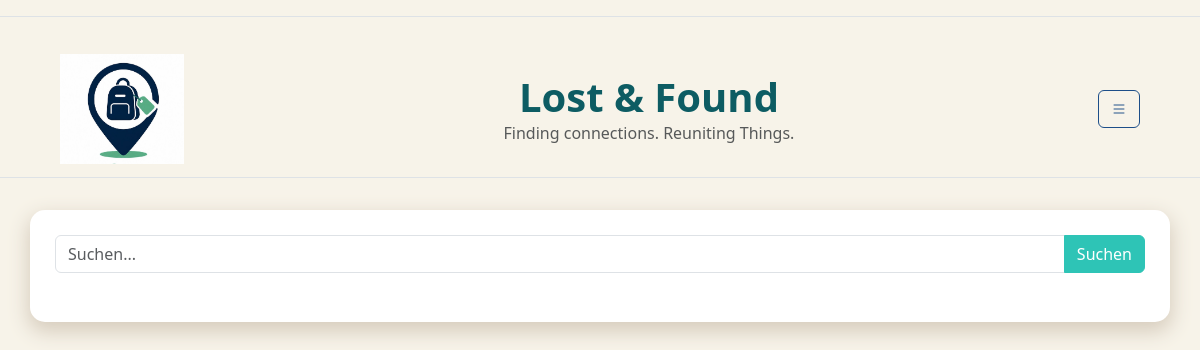
The page /home (signed in) on the database as committed earlier.
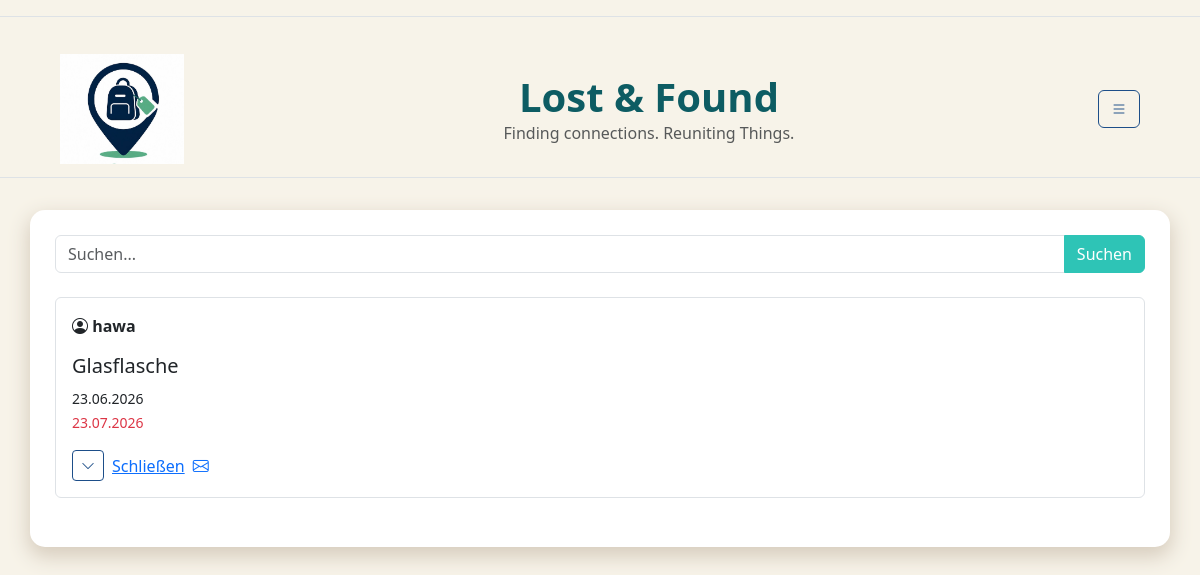
The same page on the database as committed later.
### db.py (models this page shows)
class Post(db.Model):
    __tablename__ = "post"
    post_id = db.Column(db.Integer,primary_key=True)
    user_id = db.Column(db.Integer,db.ForeignKey("standardUser.user_id"))
    fundbuero_id = db.Column(db.Integer,db.ForeignKey("fundbuero.fundbuero_id"))
    titel = db.Column(db.String,nullable=False)
    meldedatum = db.Column(db.Date)
    verlustdatum = db.Column(db.Date)
    ablaufdatum = db.Column(db.Date)
    schliessdatum = db.Column(db.Date)
    verlustort = db.Column(db.String)
    beschreibung = db.Column(db.Text)
    status = db.Column(db.String,default="laufend")
    views = db.Column(db.Integer,default=0 )
    user = db.relationship("StandardUser",back_populates="posts")
    fundbuero = db.relationship("Fundbuero",back_populates="posts")

class StandardUser(db.Model):
    __tablename__ = "standardUser"
    user_id = db.Column( db.Integer, primary_key=True )
    campus_id = db.Column( db.String, db.ForeignKey("campus.campus_id") )
    name = db.Column( db.String)
    benutzername = db.Column( db.String, unique=True)
    telefonnummer = db.Column(db.String)
    standardtext = db.Column(db.Text)
    passwort = db.Column(db.String,nullable=False)
    hwr_mail = db.Column(db.String, unique=True,nullable=False )
    is_admin = db.Column(db.Boolean, default=False)
    campus = db.relationship("Campus",back_populates="users")
    posts = db.relationship( "Post",back_populates="user")

### app.py (the view)
@app.route("/home", methods=["GET", "POST"])
def home():
    if "user_id" not in session:
        flash("Bitte zuerst einloggen!", "warning")
        return redirect(url_for("login"))
    form = forms.Suchleiste()
    user = db.session.get(StandardUser,session["user_id"])
    posts = db.session.execute(db.select(Post).where(Post.ablaufdatum>=date.today(), Post.status == "laufend")
                           ).scalars()
    return render_template("home.html", posts=posts, form=form, user=user)

### forms.py
class Suchleiste(FlaskForm):
  suchfeld = StringField( "Suchbegriff",
       validators=[InputRequired()]
  )
  submit = SubmitField("Suchen")

### templates/home.html (shortened to what this page needs)
{% extends "base.html" %}
{% block CONTENT %}
<form method="POST"
      action="{{ url_for('suche') }}"
      class="mb-4">
    <div class="input-group">
        {{ form.suchfeld(
            class="form-control",
            placeholder="Suchen..."
        ) }}
        {{ form.submit(
            class="btn btn-primary"
        ) }}
    </div>
</form>
    {% for post in posts %}
        {%if post.user.campus_id == user.campus_id%}
    <div class="border rounded p-3 mb-4">
        <strong>
            <i class="bi bi-person-circle"></i>
            {{ post.user.benutzername }}
        </strong>
        <h5 class="mt-3">
            {{ post.titel }}
        </h5>
           <small>
             {{ post.meldedatum.strftime('%d.%m.%Y') }}
            </small>
            <br>
            <small class="text-danger">
             {{ post.ablaufdatum.strftime('%d.%m.%Y') }}
            </small>
        <div class="mt-3 d-flex align-items-center gap-2">
            <button
                class="btn btn-outline-secondary btn-sm"
                type="button"
                data-bs-toggle="collapse"
                data-bs-target="#details{{ loop.index }}">
                <i class="bi bi-chevron-down"></i>
            </button>
{% if session.get("is_admin") %}
<a href=“{{ url_for('close_post', post_id=post.post_id) }}”
class=“btn btn-success btn-sm”>
Schließen
</a>
{% endif %}
          <a href="mailto:{{ post.user.hwr_mail }}?subject={{ ('Yay Gefunden! : ' ~ post.titel)|urlencode }}
          &body={{('Hallo,' ~'\n\n' ~
           'gute Nachricht: Ich habe möglicherweise deinen verlorenen Gegenstand gefunden' ~ '\n\n' ~
           'Gegenstand: ' ~post.titel ~'\n' ~
           'Verlustort: ' ~ post.verlustort ~ '\n\n' ~
            'Bitte melden dich bei mir.' ~ '\n\n' ~
            'Viele Grüße'
            )|urlencode }}">
             <i class="bi bi-envelope"></i>
</a>
        </div>
    </div>
        {%endif%}
    {% endfor %}
{% endblock %}

### templates/base.html (shortened to what this page needs)
<!doctype html>
<html lang="en">
<head>
    {{ bootstrap.load_css() }}
    <link rel="stylesheet"
      href="https://cdn.jsdelivr.net/npm/bootstrap-icons@1.11.3/font/bootstrap-icons.min.css">
    <link rel="stylesheet"
      href="{{ url_for('static', filename='css/style.css') }}">
   <link rel="stylesheet"
      href="{{ url_for('static', filename='css/color.css') }}">
</head>
<body>
<nav class="navbar border-bottom mb-4"></nav>
{% if request.endpoint not in ['login', 'register', 'create_post'] %}
<nav class="navbar border-bottom mb-3">
    <div class="container-fluid d-flex align-items-center">
        <a class="navbar-brand d-flex align-items-center ms-5"
   href="{{ url_for('home') }}">
    <img
        src="{{ url_for('static', filename='images/LogoLostAndFound.jpeg') }}"
        alt="Logo"
        height="110">
     </a>
        <div class="text-center flex-grow-1">
            <h1 class="m-0 fw-bold" style ="font-size: 2.5 em ;">Lost & Found</h1>
            <p class="m-0 text-muted " style="font-size:1.4 em ">Finding connections. Reuniting Things.</p>
        </div>
        <button
            class="btn btn-outline-secondary ms-auto me-5"
            type="button"
            data-bs-toggle="collapse"
            data-bs-target="#navbarToggleExternalContent">
            <i class="bi bi-list"></i>
        </button>
    </div>
</nav>
{% endif %}
<div class="container mt-3">
{% from 'bootstrap5/utils.html' import render_messages %}
    {% block CONTENT %}
    {% endblock %}
</div>
</body>
</html>

### static/css/style.css (style rules this page uses)
body { background-color: var(--color-main) !important; }
h1, h2, h3 { color: var(--color-highlight) !important; }
.btn-primary { background-color: var(--color-accent1) !important; border-color: var(--color-accent1) !important; }
.btn-outline-secondary { color: var(--color-accent2) !important; border-color: var(--color-accent2) !important; }
.container { background: white; border-radius: 15px; box-shadow: 0px 8px 20px 2px var(--color-shadow); padding: 25px; }

### static/css/color.css (style rules this page uses)
:root { --color-main: rgb(247, 243, 233); --color-shadow: rgb(215, 205, 190); --color-highlight: rgb(13, 92, 99); --color-accent1: rgb(46, 196, 182); --color-accent2: rgb(29, 78, 137); }

Rows that differ between the two databases and show on the page:
added Post: user.benutzername "hawa", titel "Glasflasche", meldedatum "23.06.2026", ablaufdatum "23.07.2026"
